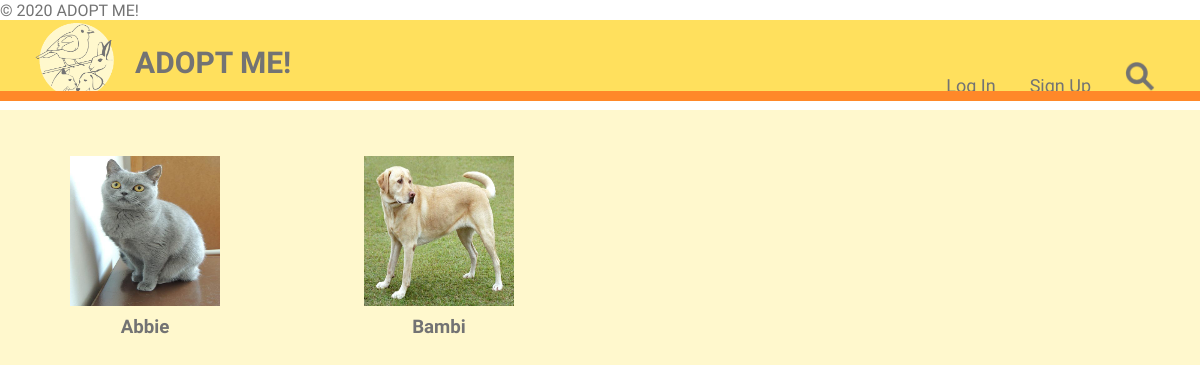
The page /pages/pages_index.php on the database as committed earlier.
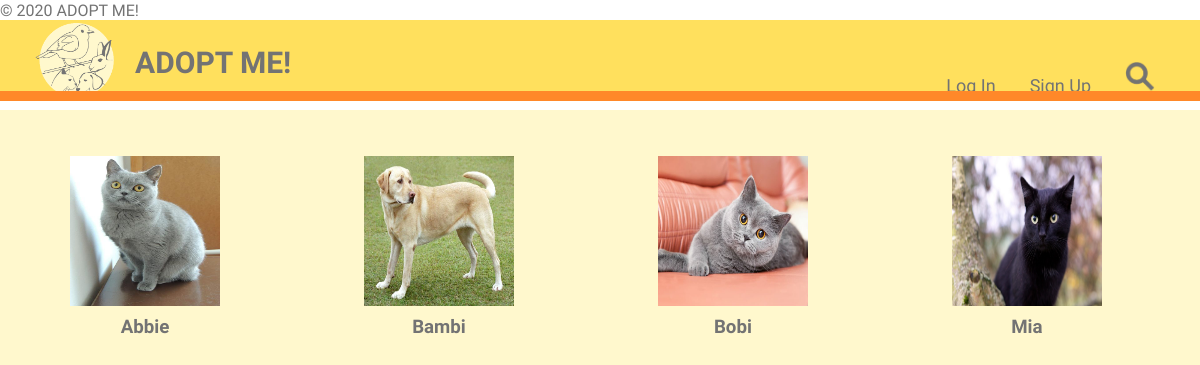
The same page on the database as committed later.
### tables this page shows
CREATE TABLE pet (
  id INTEGER PRIMARY KEY,
  name TEXT,
  bio TEXT,
  gender TEXT,
  weight REAL,
  height REAL,
  color TEXT,
  breed_id INTEGER,
  has_for_adoption INTEGER,
  adopted INTEGER,
  FOREIGN KEY (breed_id) REFERENCES breed(id),
  FOREIGN KEY (has_for_adoption) REFERENCES account(id),
  FOREIGN KEY (adopted) REFERENCES account(id)
);

### database/db_user.php (called while the page is built, shortened)
<?php
    include_once('../database/connection.php');
    function getAllPetsPostsFromWebsite() {
        global $db;
        $stmt = $db->prepare('SELECT DISTINCT P.id, P.name
                            FROM shelter S, person Per, pet P
                            WHERE Per.account_id = P.has_for_adoption or
                                S.account_id = P.has_for_adoption'
                            );
        $stmt->execute();
        $pets = $stmt->fetchAll();
        return $pets;
    }
?>

### templates/template-pets.php (the view, shortened to what this page needs)
<?php
    include_once('../includes/init.php');
    include_once('../database/db_user.php');
?>
    <?php function drawPetPhotoName($pet,$petID){ ?>
        <article>
            <a href="petprofile.php?id=<?=$petID?>">
                <img src="../images/pets/original/<?=$petID?>.jpg" alt="pet<?=$petID?>" width="150" height="150">
            </a>
            <h3><?=$pet['name']?></h3>
        </article>
    <?php }?>

### pages/pages_index.php
<link rel="stylesheet" href="../css/index.css" >
<?php
    include_once('../includes/init.php');
    include_once('../database/db_user.php');
    include_once('../templates/common/header.php');
    include_once('../templates/template-pets.php');
    $webPets = getAllPetsPostsFromWebsite();
?>
<div id="main">
    <?php foreach($webPets as $webPet) {
        drawPetPhotoName($webPet,$webPet['id']);
    }?>
</div>
<?php
    include_once('../templates/common/footer.php');
?>

### templates/common/header.php (shortened to what this page needs)
<?php include_once("../database/db_user.php");
?>
<!DOCTYPE html>
<html lang="en-US">
<head>
    <link rel="stylesheet" href="../css/header.css">
</head>
<body>
<header>
        <a class="logo" href="../pages/pages_index.php">
            <img alt="logo image" src="../images/logo.png" width="80">
        </a>
        <h1 class="siteName" >ADOPT ME!</h1>
        <?php if(!isset($_SESSION['username'])){ ?>
            <nav class='loggedOut'>
                <a href="../pages/login.php">Log in</a>
                <a href="../pages/register.php">Sign up</a>
                <a href="../pages/searchresults.php">
                    <img alt="search" src="../images/search_icon.png" width="30">
                </a>
            </nav>
        <?php } ?>
        <hr>
    </header>
</body>

### templates/common/footer.php
<link rel="stylesheet" href="../css/footer.css">
  <footer>
        &copy; 2020 ADOPT ME!
    </footer>
  </body>
</html>

### css/index.css (style rules this page uses)
#main { background-color: #FFF8CD; padding-bottom: 100%; }
#main > article { margin: 30px; vertical-align: top; display: inline-block; margin-left: 5%; margin-right: 5%; padding: 0 10px; }
article > h3 { text-align: center; }

### css/header.css (style rules this page uses)
* { padding: 0; margin: 10px 0px 0px 0px; text-decoration: none; list-style: none; box-sizing: border-box; font-family: 'Salsa', cursive; color: #737373; }
body>header { background: #FFE05D; height: 80px; width: 100%; }
.logo { top: -8px; position: relative; float: left; padding: 0 5px; margin-left: 30px; }
h1.siteName, div.menu { color: #737373; }
h1.siteName { font-size: 30px; padding: 0 10px; margin-top: 25px; float: left; }
.loggedOut { float: right; margin-top: 31px; margin-right: 30px; }
header > a, nav > a { font-size: 18px; color: inherit; margin: 0 5px; text-transform: capitalize; padding: 5px 10px; border-radius: 10px; }
hr { top: -15px; position: relative; margin: 0; float: left; border: 5px solid #ff8829; width: 100%; }

### css/footer.css (style rules this page uses)
body > footer { position: relative; bottom: 100%; }

Rows that differ between the two databases and show on the page:
now on this page (row edited): pet: shows a picture, name "Bobi"
added pet: shows a picture, name "Mia"
